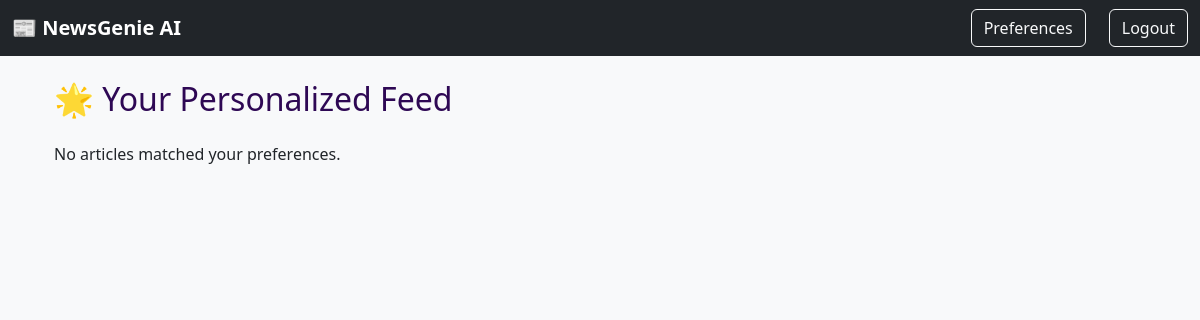
/feed/ (signed in), run on an earlier commit of the app's database.
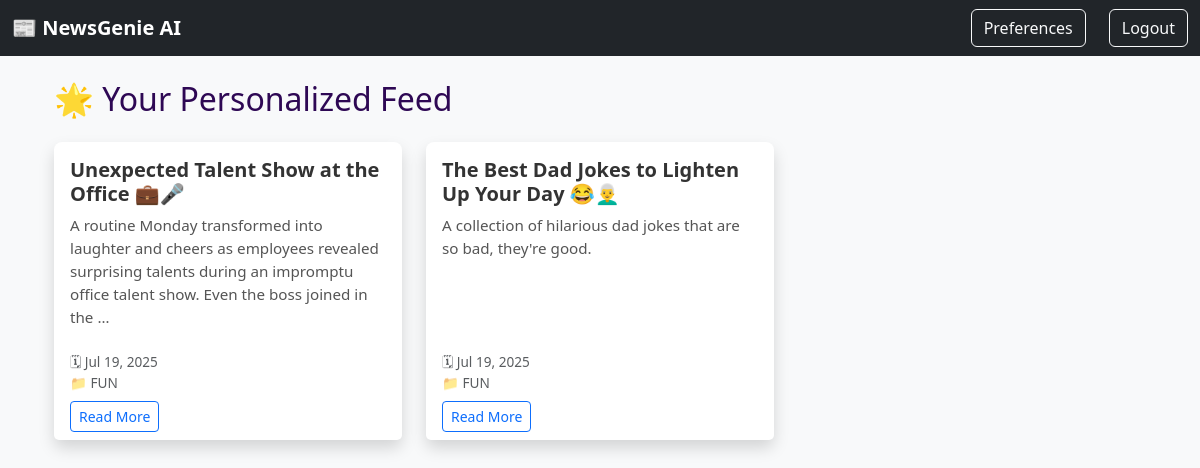
And on a later commit of the database.
### news/models.py (models this page shows, shortened)
class Article(models.Model):
    title = models.CharField(max_length=200)
    content = models.TextField()
    summary = models.TextField(blank=True)
    source_url = models.URLField()
    category = models.ForeignKey(Category, on_delete=models.CASCADE)
    published_date = models.DateTimeField(default=timezone.now)
    created_at = models.DateTimeField(auto_now_add=True)
    audio_file = models.FileField(upload_to='audio/', blank=True, null=True)
    link = models.URLField(max_length=500, unique=True, null=True, blank=True)
    source = models.CharField(max_length=100, default='Unknown')
    class Meta:
        ordering = ['-published_date']

class Category(models.Model):
    name = models.CharField(max_length=100)
    description = models.TextField(blank=True)
    class Meta:
        verbose_name_plural = "Categories"

### news/views.py (the view)
# urls.py: path('feed/', views.personalized_feed, name='personalized_feed'),
@login_required
def personalized_feed(request):
    try:
        preferences = request.user.userpreference.categories.all()
        articles = Article.objects.filter(category__in=preferences).order_by('-created_at')
    except UserPreference.DoesNotExist:
        articles = Article.objects.none()
    paginator = Paginator(articles, 6)
    page_number = request.GET.get('page')
    page_obj = paginator.get_page(page_number)
    return render(request, 'news/personalized_feed.html', {
        'articles': page_obj,
        'page_obj': page_obj
    })

### templates/news/personalized_feed.html (shortened to what this page needs)
{% extends 'base.html' %}
{% block content %}
<div class="container mt-4">
    <h2 class="mb-4">🌟 Your Personalized Feed</h2>
    {% if page_obj %}
    <div class="row row-cols-1 row-cols-md-3 g-4">
        {% for article in page_obj %}
        <div class="col">
            <div class="card h-100 shadow rounded-3 border-0">
                <div class="card-body">
                    <h5 class="card-title">{{ article.title }}</h5>
                    <p class="card-text">{{ article.summary|truncatewords:25 }}</p>
                </div>
                <div class="card-footer bg-white border-top-0 text-muted small">
                    <span>🗓 {{ article.created_at|date:"M d, Y" }}</span><br>
                    <span>📁 {{ article.category.name }}</span><br>
                    <a href="{% url 'article_detail' article.pk %}" class="btn btn-sm btn-outline-primary mt-2">Read More</a>
                </div>
            </div>
        </div>
        {% empty %}
        <div class="col-12">
            <p>No personalized articles found.</p>
        </div>
        {% endfor %}
    </div>
    {% else %}
        <p>No articles matched your preferences.</p>
    {% endif %}
</div>
{% endblock %}

What changed in the data, as far as the page shows it:
added Article: title "Unexpected Talent Show at the Office 💼🎤", summary "A routine Monday transformed into laughter and cheers as employees revealed surprising talents during an impromptu office talent show. Even the boss joined in the …", created_at "Jul 19, 2025", category.name "FUN"
added Article: title "The Best Dad Jokes to Lighten Up Your Day 😂👨‍🦳", summary "A collection of hilarious dad jokes that are so bad, they're good.", created_at "Jul 19, 2025", category.name "FUN"
Also different on the page:
text no longer shown: "No articles matched your preferences."
